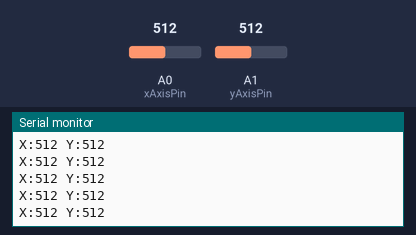
Recording of a sketch running on a simulated Arduino Uno, built with avr-gcc and run on an emulated ATmega328P. Parts: the last lines printed to the serial monitor. Inputs (shaded band) come from the test bench; at power-on: A0 (xAxisPin) = 512, A1 (yAxisPin) = 512.

Above: at 1.2 s.
1.3 s: A0 (xAxisPin) set to 716
At 1.31 s:
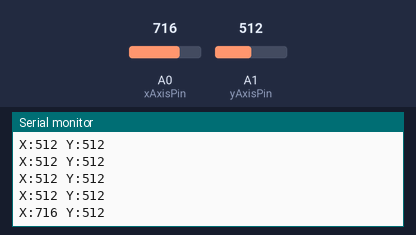
2.8 s: A1 (yAxisPin) set to 716
At 2.82 s:
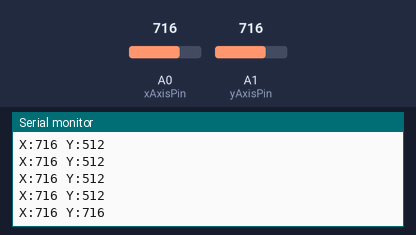
4.3 s: A0 (xAxisPin) set to 900
At 4.33 s:
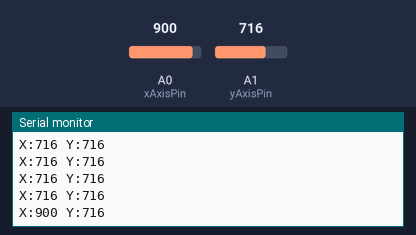
5.8 s: A1 (yAxisPin) set to 900
At 5.84 s:
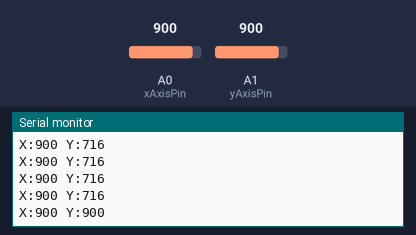
Timing chart, 0 to 8.3 s (numbered marks = the images above; inputs shaded):
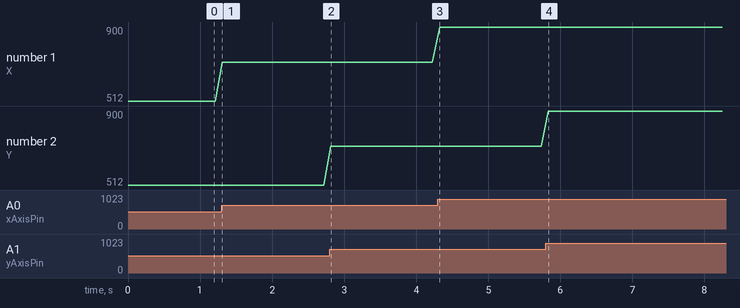

Measured:
- after the input at 1.3 s, the serial monitor: prints a new line at once (image 1)
- after the input at 2.8 s, the serial monitor: prints a new line at once (image 2)
- after the input at 4.3 s, the serial monitor: prints a new line at once (image 3)
- after the input at 5.8 s, the serial monitor: prints a new line at once (image 4)
- plotted number 1: 512 → 716 after the input at 1.3 s, 716 → 900 after the input at 4.3 s

The sketch:

arduino-control.ino
```cpp
// Define the analog pins for X and Y axes
const int xAxisPin = A0;  // Analog pin for X-axis
const int yAxisPin = A1;  // Analog pin for Y-axis

// Variables to store the joystick position
int xAxisValue = 0;
int yAxisValue = 0;

void setup() {
  // Initialize serial communication at 9600 baud
  Serial.begin(9600);
}

void loop() {
  // Read the analog values from the joystick
  xAxisValue = analogRead(xAxisPin);
  yAxisValue = analogRead(yAxisPin);

  // Send the values over the serial port
  Serial.print("X:");
  Serial.print(xAxisValue);
  Serial.print(" Y:");
  Serial.println(yAxisValue);

  // Optional: Add a short delay to reduce the serial output rate
  delay(100);
}
```
